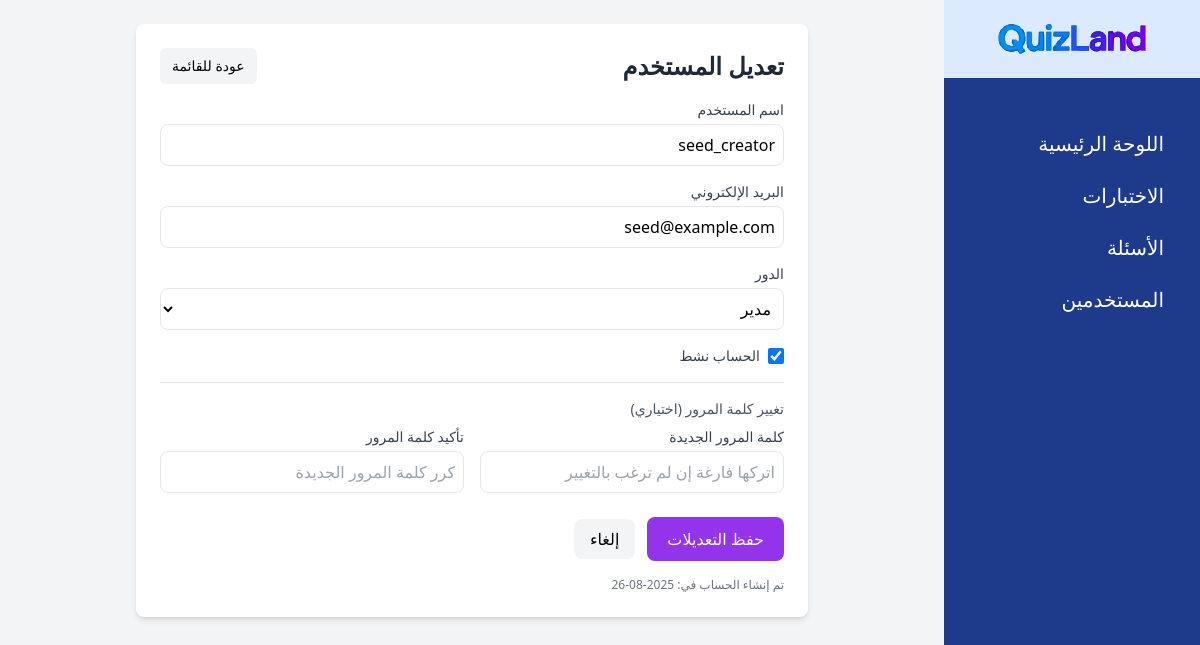
/views/admin/users/edit.php?id=1 (signed in), run on the app's committed database.
### tables this page shows
CREATE TABLE users (
    id INT AUTO_INCREMENT PRIMARY KEY,
    username VARCHAR(100) NOT NULL UNIQUE,
    email VARCHAR(255) UNIQUE NOT NULL,
    password VARCHAR(255) NOT NULL,
    role ENUM('admin', 'student') NOT NULL DEFAULT 'student',
    is_active TINYINT(1) NOT NULL DEFAULT 1,
    image VARCHAR(255) DEFAULT NULL,
    created_at TIMESTAMP NOT NULL DEFAULT CURRENT_TIMESTAMP,
    updated_at TIMESTAMP NULL DEFAULT NULL ON UPDATE CURRENT_TIMESTAMP
);

### views/Admin/users/edit.php (the view, shortened to what this page needs)
<?php
include '../../../config/db.php';
$user_id = (int) $_GET['id'];
$stmt = $conn->prepare("SELECT id, username, email, role, is_active, created_at FROM users WHERE id = ?");
$stmt->bind_param("i", $user_id);
$stmt->execute();
$result = $stmt->get_result();
$user = $result->fetch_assoc();
?>
<!DOCTYPE html>
<html lang="ar" dir="rtl">
<head>
    <script src="https://cdn.tailwindcss.com"></script>
</head>
<body class="bg-gray-100">
<div class="flex">
    <?php include '../sidebar.php'; ?>
    <div class="flex-1 p-6 md:mr-64">
        <div class="max-w-2xl mx-auto bg-white p-6 rounded-lg shadow-md">
            <div class="flex items-center justify-between mb-4">
                <h1 class="text-2xl font-semibold text-gray-800">تعديل المستخدم</h1>
                <a href="index.php" class="text-sm px-3 py-2 bg-gray-100 hover:bg-gray-200 rounded-md">عودة للقائمة</a>
            </div>
            <form method="POST" class="space-y-4">
                <div>
                    <label class="block mb-1 text-sm text-gray-700">اسم المستخدم</label>
                    <input type="text" name="username"
                           value="<?= htmlspecialchars($user['username'], ENT_QUOTES, 'UTF-8') ?>"
                           class="w-full border rounded-lg p-2 focus:outline-none focus:ring focus:ring-purple-200"
                           required>
                </div>
                <div>
                    <label class="block mb-1 text-sm text-gray-700">البريد الإلكتروني</label>
                    <input type="email" name="email"
                           value="<?= htmlspecialchars($user['email'], ENT_QUOTES, 'UTF-8') ?>"
                           class="w-full border rounded-lg p-2 focus:outline-none focus:ring focus:ring-purple-200"
                           required>
                </div>
                <div>
                    <label class="block mb-1 text-sm text-gray-700">الدور</label>
                    <select name="role"
                            class="w-full border rounded-lg p-2 bg-white focus:outline-none focus:ring focus:ring-purple-200"
                            required>
                        <option value="admin"   <?= $user['role'] === 'admin'   ? 'selected' : '' ?>>مدير</option>
                    </select>
                </div>
                <div class="flex items-center gap-2">
                    <input type="checkbox" id="is_active" name="is_active" value="1"
                           <?= $user['is_active'] ? 'checked' : '' ?>
                           class="h-4 w-4 border-gray-300 rounded">
                    <label for="is_active" class="text-sm text-gray-700">الحساب نشط</label>
                </div>
                <div class="border-t pt-4 mt-6">
                    <p class="text-sm text-gray-600 mb-2">تغيير كلمة المرور (اختياري)</p>
                    <div class="grid md:grid-cols-2 gap-4">
                        <div>
                            <label class="block mb-1 text-sm text-gray-700">كلمة المرور الجديدة</label>
                            <input type="password" name="password"
                                   class="w-full border rounded-lg p-2 focus:outline-none focus:ring focus:ring-purple-200"
                                   placeholder="اتركها فارغة إن لم ترغب بالتغيير">
                        </div>
                        <div>
                            <label class="block mb-1 text-sm text-gray-700">تأكيد كلمة المرور</label>
                            <input type="password" name="password_confirm"
                                   class="w-full border rounded-lg p-2 focus:outline-none focus:ring focus:ring-purple-200"
                                   placeholder="كرر كلمة المرور الجديدة">
                        </div>
                    </div>
                </div>
                <div class="flex items-center gap-3 pt-2">
                    <button type="submit"
                            class="px-5 py-2.5 bg-purple-600 hover:bg-purple-700 text-white rounded-lg shadow-sm">
                        حفظ التعديلات
                    </button>
                    <a href="index.php" class="px-4 py-2 bg-gray-100 hover:bg-gray-200 rounded-lg">إلغاء</a>
                </div>
                <p class="text-xs text-gray-500 mt-4">
                    تم إنشاء الحساب في:
                    <?= htmlspecialchars(date("Y-m-d", strtotime($user['created_at'])), ENT_QUOTES, 'UTF-8') ?>
                </p>
            </form>
        </div>
    </div>
</div>
</body>
</html>

### data on the page
users: username "seed_creator", email "seed@example.com", role "مدير", is_active "☑", created_at "2025-08-26"
